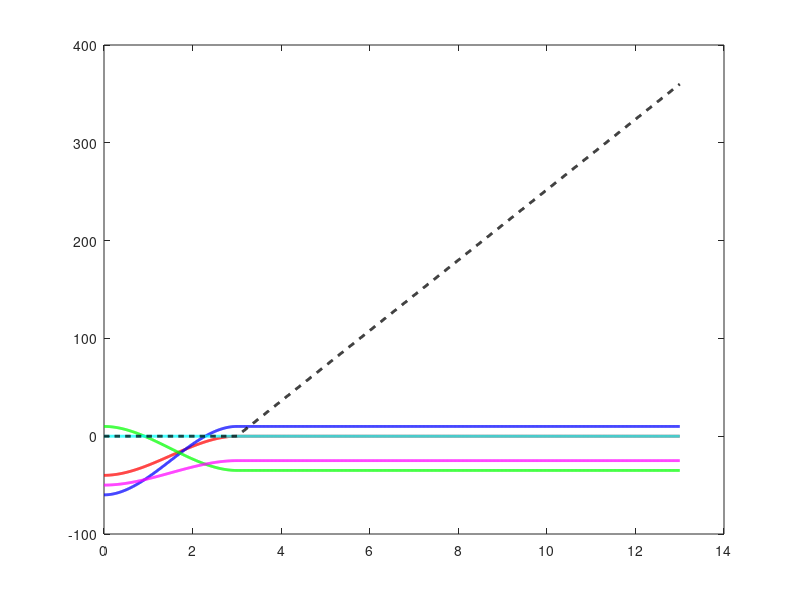

This figure's MATLAB source: (Note: this script raises an error after producing the figure.)
clear; clc; close all;

%% 1. Thông số động học (mm, rad) - theo bảng DH
L1 = 100; L2 = 400; L3 = 70; L4 = 300; L5 = 60; L6 = 75;
H1 = 50;  H2 = 40;
alpha1 = 80*pi/180;

%% 2. Thời gian
T1 = 3;          % giai đoạn 1: tiếp cận (s)
T2 = 10;         % giai đoạn 2: hàn 1 vòng tròn, tốc độ hàn đều ~ 25 mm/s (s)
t_array = linspace(0, T1 + T2, 1300);
N = numel(t_array);

q1 = zeros(1,N); q2 = zeros(1,N); q3 = zeros(1,N);
q4 = zeros(1,N); q5 = zeros(1,N); q6 = zeros(1,N);

S3 = @(tau) 3*tau.^2 - 2*tau.^3;   % hàm làm mượt bậc 3

%% 3. Kịch bản
for i = 1:N
    t = t_array(i);
    if t <= T1   % ---- GĐ1: gập dần xuống, tiếp cận điểm bắt đầu hàn ----
        s = S3(t / T1);
        q1(i) = -2*pi/9  + (2*pi/9)  * s;     % -40 -> 0 độ
        q2(i) = -pi/3    + (7*pi/18) * s;     % -60 -> +10 độ
        q3(i) =  pi/18   - (pi/4)    * s;     % +10 -> -35 độ
        q4(i) = 0;
        q5(i) = -5*pi/18 + (5*pi/36) * s;     % -50 -> -25 độ  (= q2 + q3)
        q6(i) = 0;
    else         % ---- GĐ2: giữ 5 khớp đầu, q6 quay đều 1 vòng ----
        tau = (t - T1) / T2;                  % 0 -> 1
        q1(i) = 0;
        q2(i) =  pi/18;                       % +10 độ
        q3(i) = -7*pi/36;                     % -35 độ
        q4(i) = 0;
        q5(i) = -5*pi/36;                     % -25 độ (= q2 + q3)
        q6(i) = 2*pi * tau;                   % 0 -> 360 độ, tốc độ đều
    end
end

%% 4. Động học thuận (theo bảng DH: d6 = L5 + L6, a6 = H2)
c1 = cos(q1); s1 = sin(q1);
c2 = cos(q2);  s2 = sin(q2);
c4 = cos(q4); s4 = sin(q4);
c5 = cos(q5); s5 = sin(q5);
c6 = cos(q6); s6 = sin(q6);
c23 = cos(q2 + q3); s23 = sin(q2 + q3);

r11 = c1.*c23.*c4.*c5.*c6 + c1.*c23.*s4.*s6 + c1.*s23.*s5.*c6 - s1.*s4.*c5.*c6 + s1.*c4.*s6;
r13 = c1.*c23.*c4.*s5 - c1.*s23.*c5 - s1.*s4.*s5;
r21 = s1.*c23.*c4.*c5.*c6 + s1.*c23.*s4.*s6 + s1.*s23.*s5.*c6 + c1.*s4.*c5.*c6 - c1.*c4.*s6;
r23 = s1.*c23.*c4.*s5 - s1.*s23.*c5 + c1.*s4.*s5;
r31 = c23.*s5.*c6 - s23.*c4.*c5.*c6 - s23.*s4.*s6;
r33 = -c23.*c5 - s23.*c4.*s5;

rho = L1*cos(alpha1) + L2*c2 + L3*c23 + L4*s23;
px = c1.*rho + (L5 + L6).*r13 + H2.*r11;
py = s1.*rho + (L5 + L6).*r23 + H2.*r21;
pz = L1*sin(alpha1) - L2*s2 - L3*s23 + L4*c23 + (L5 + L6).*r33 + H2.*r31;

%% 5. Kiểm tra số liệu
iw = t_array >= T1;                                    % đoạn hàn
xc = mean(px(iw)); yc = mean(py(iw));
R_w = sqrt((px(iw)-xc).^2 + (py(iw)-yc).^2);
v_w = sqrt(diff(px(iw)).^2 + diff(py(iw)).^2 + diff(pz(iw)).^2) ./ diff(t_array(iw));
fprintf('Điểm chờ ban đầu : [%.1f, %.1f, %.1f] mm\n', px(1), py(1), pz(1));
fprintf('Điểm bắt đầu hàn : [%.1f, %.1f, %.1f] mm\n', px(find(iw,1)), py(find(iw,1)), pz(find(iw,1)));
fprintf('Tâm vòng hàn     : (%.2f, %.2f), z = %.2f mm\n', xc, yc, mean(pz(iw)));
fprintf('Bán kính vòng hàn: %.3f ... %.3f mm (H2 = %g)\n', min(R_w), max(R_w), H2);
fprintf('Dao động z trong GĐ2: %.4f mm\n', max(pz(iw)) - min(pz(iw)));
fprintf('Tốc độ hàn       : %.2f ... %.2f mm/s\n', min(v_w), max(v_w));

%% 6. Trực quan hóa
figure('Name', 'Bien thien cac khop', 'Color', 'w', 'Position', [100, 100, 700, 500]);
plot(t_array, rad2deg(q1), 'r', 'LineWidth', 2); hold on;
plot(t_array, rad2deg(q2), 'b', 'LineWidth', 2);
plot(t_array, rad2deg(q3), 'g', 'LineWidth', 2);
plot(t_array, rad2deg(q4), 'c', 'LineWidth', 2);
plot(t_array, rad2deg(q5), 'm', 'LineWidth', 2);
plot(t_array, rad2deg(q6), 'k--', 'LineWidth', 2);
xline(T1, 'k:', 'LineWidth', 1.5, 'Label', 'Bắt đầu hàn');
legend('q_1', 'q_2', 'q_3', 'q_4', 'q_5', 'q_6', 'Location', 'northwest');
title('Biến thiên các biến khớp theo thời gian');
xlabel('Thời gian (s)'); ylabel('Góc quay (độ)'); grid on;

figure('Name', 'Toa do theo thoi gian', 'Color', 'w', 'Position', [850, 100, 650, 500]);
plot(t_array, px, 'r', 'LineWidth', 2); hold on;
plot(t_array, py, 'b', 'LineWidth', 2);
plot(t_array, pz, 'g', 'LineWidth', 2);
xline(T1, 'k:', 'LineWidth', 1.5);
legend('x(t)', 'y(t)', 'z(t)', 'Location', 'best');
title('Đồ thị tọa độ (x, y, z) theo thời gian');
xlabel('Thời gian (s)'); ylabel('Tọa độ (mm)'); grid on;

figure('Name', 'Quy dao khong gian 3D', 'Color', 'w', 'Position', [400, 200, 760, 640]);
i1 = t_array <= T1;
plot3(px(i1), py(i1), pz(i1), 'b--', 'LineWidth', 2); hold on;
plot3(px(iw), py(iw), pz(iw), 'r-', 'LineWidth', 3);
plot3(px(1), py(1), pz(1), 'ks', 'MarkerSize', 8, 'MarkerFaceColor', 'y');
plot3(px(find(iw,1)), py(find(iw,1)), pz(find(iw,1)), 'ko', 'MarkerSize', 8, 'MarkerFaceColor', 'g');
plot3(xc, yc, mean(pz(iw)), 'k+', 'MarkerSize', 10, 'LineWidth', 1.5);   % tâm ống
title('Quỹ đạo chuyển động của khâu cuối (EE) trong không gian 3D');
xlabel('Trục X (mm)'); ylabel('Trục Y (mm)'); zlabel('Trục Z (mm)');
legend('Pha tiếp cận', 'Đường hàn (vòng tròn nằm ngang)', 'Điểm chờ ban đầu', 'Điểm bắt đầu hàn', 'Tâm ống trụ', 'Location', 'best');
axis equal; grid on; view(135, 25);
